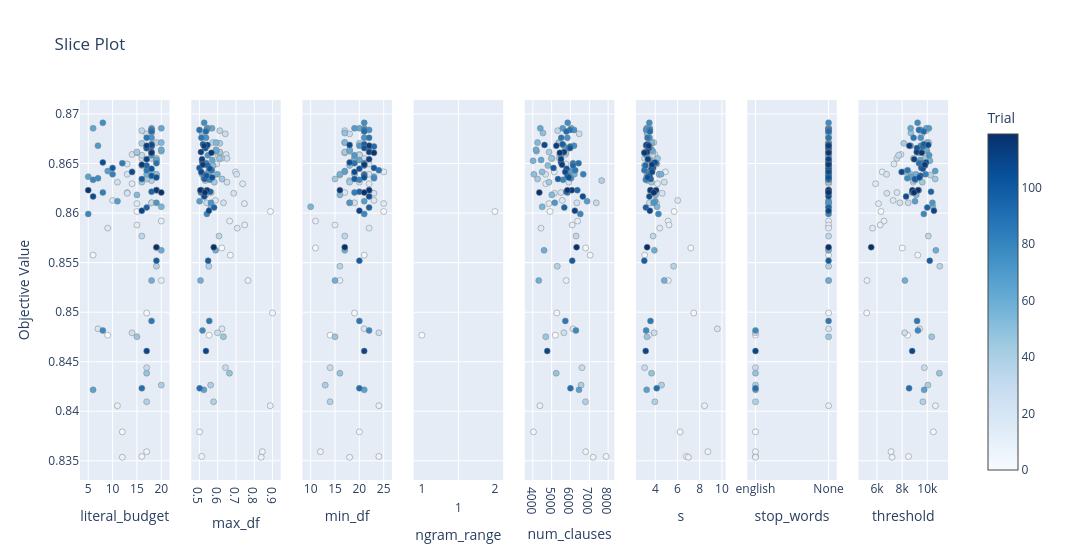

The code cell stored with this chart in its notebook:
### Code cell
plot = optuna.visualization.plot_slice(study)
plot
